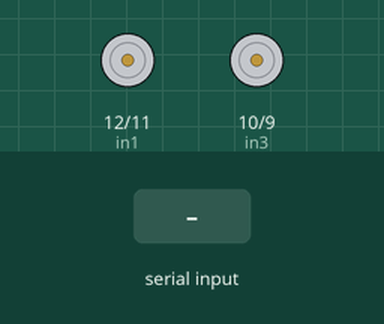
Bench run of a sketch on a simulated Arduino Uno, built with avr-gcc and run on an emulated ATmega328P. On the bench: motor-driver pin pairs drawn as motors (green arrow = first pin HIGH = forward, orange = second pin HIGH = backward, longer = more drive, scaled by the enable pin). The inputs (shaded band) are chosen by the test bench.

Above: at 1.2 s.
1.3 s: "F" received over Serial
At 2.5 s:
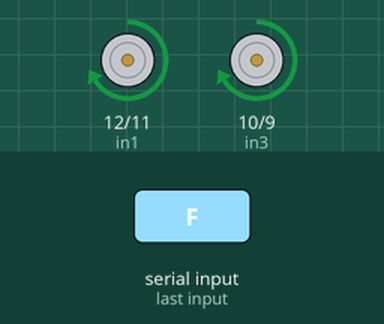
2.8 s: "B" received over Serial
At 3.8 s:
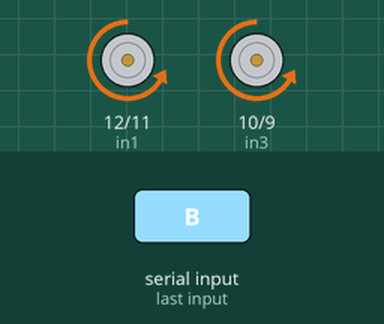
4.3 s: "L" received over Serial
At 5.0 s:
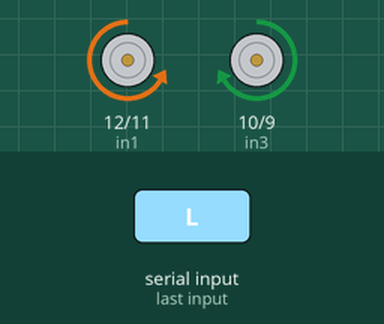
5.8 s: "R" received over Serial
At 6.1 s:
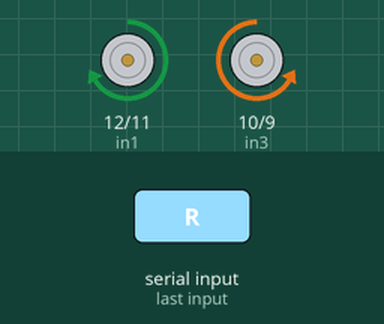
Timing chart, 0 to 8.3 s (numbered marks = the images above; inputs shaded):
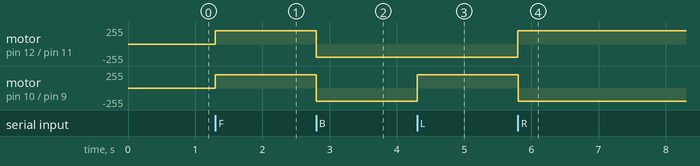

The sketch:

MouseModel_1.ino
```cpp
char command;

int ena = 6;
int in1 = 12;
int in2 = 11;
int enb = 3;
int in3 = 10;
int in4 = 9;

void setup() {
  Serial.begin(9600);

  pinMode(ena, OUTPUT);
  pinMode(in1, OUTPUT);
  pinMode(in2, OUTPUT);
  pinMode(enb, OUTPUT);
  pinMode(in3, OUTPUT);
  pinMode(in4, OUTPUT);
}

void loop() {

  if (Serial.available()) {
    command = Serial.read();

    switch (command) {
      case 'F':
        digitalWrite(in1, HIGH);
        digitalWrite(in2, LOW);
        digitalWrite(in3, HIGH);
        digitalWrite(in4, LOW);
        analogWrite(ena, 200);
        analogWrite(enb, 200);
        break;

      case 'B':
        digitalWrite(in1, LOW);
        digitalWrite(in2, HIGH);
        digitalWrite(in3, LOW);
        digitalWrite(in4, HIGH);
        analogWrite(ena, 200);
        analogWrite(enb, 200);
        break;

      case 'L':
        digitalWrite(in1, LOW);
        digitalWrite(in2, HIGH);
        digitalWrite(in3, HIGH);
        digitalWrite(in4, LOW);
        analogWrite(ena, 200);
        analogWrite(enb, 200);
        break;

      case 'R':
        digitalWrite(in1, HIGH);
        digitalWrite(in2, LOW);
        digitalWrite(in3, LOW);
        digitalWrite(in4, HIGH);
        analogWrite(ena, 200);
        analogWrite(enb, 200);
        break;

      case 'S':
        digitalWrite(in1, LOW);
        digitalWrite(in2, LOW);
        digitalWrite(in3, LOW);
        digitalWrite(in4, LOW);
        analogWrite(ena, 0);
        analogWrite(enb, 0);
        break;
    }
  }
}
```

Measured:
- after the input at 1.3 s, motor on pin 12 (in1) / pin 11 (in2), motor on pin 10 (in3) / pin 9 (in4): stopped → forward 200/255 at once
- after the input at 2.8 s, motor on pin 12 (in1) / pin 11 (in2), motor on pin 10 (in3) / pin 9 (in4): forward 200/255 → backward 200/255 at once
- after the input at 4.3 s, motor on pin 10 (in3) / pin 9 (in4): backward 200/255 → forward 200/255 at once
- after the input at 5.8 s, motor on pin 12 (in1) / pin 11 (in2): backward 200/255 → forward 200/255 at once; motor on pin 10 (in3) / pin 9 (in4): forward 200/255 → backward 200/255 at once
